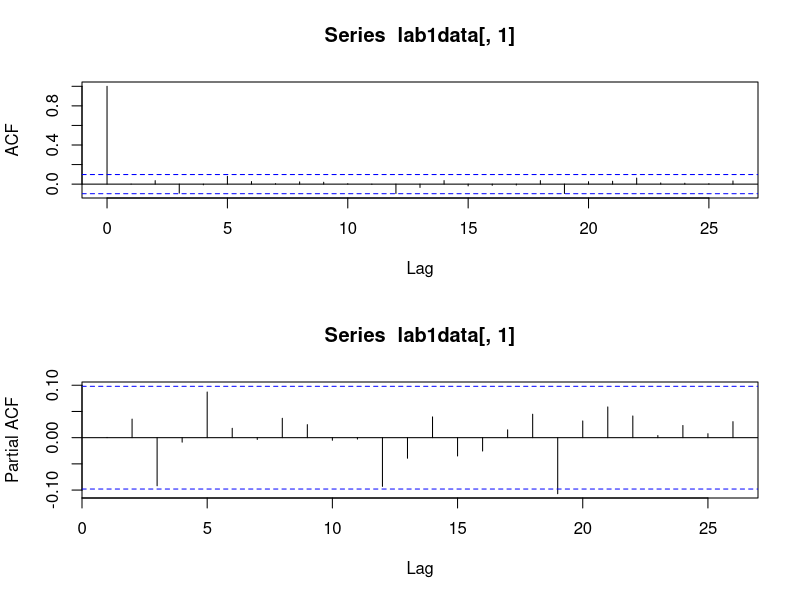
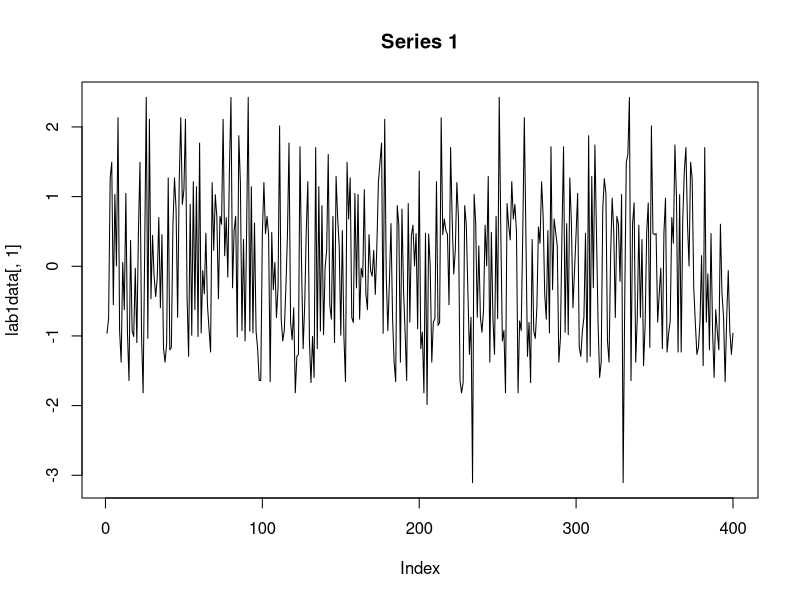
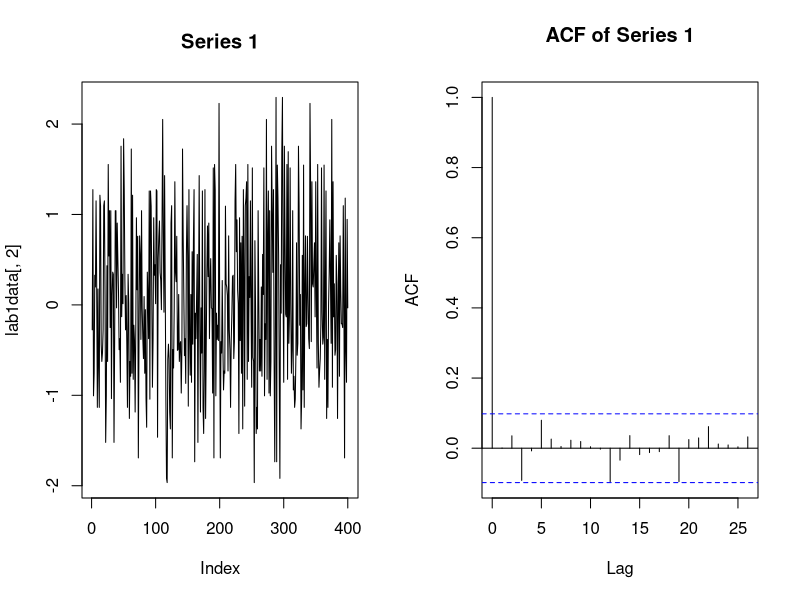
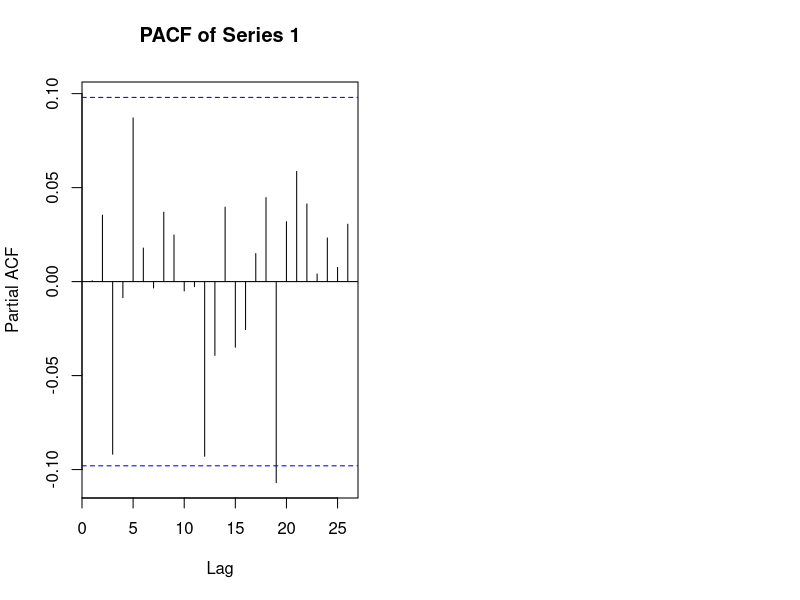
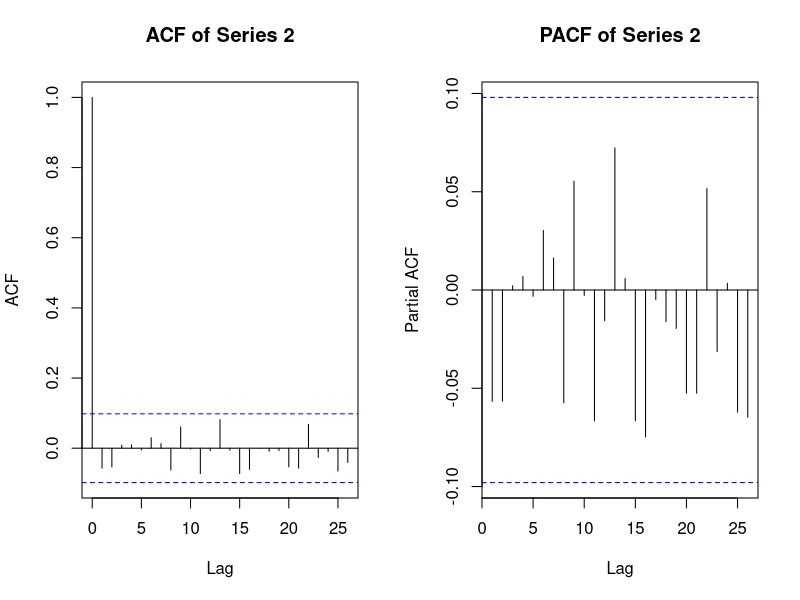
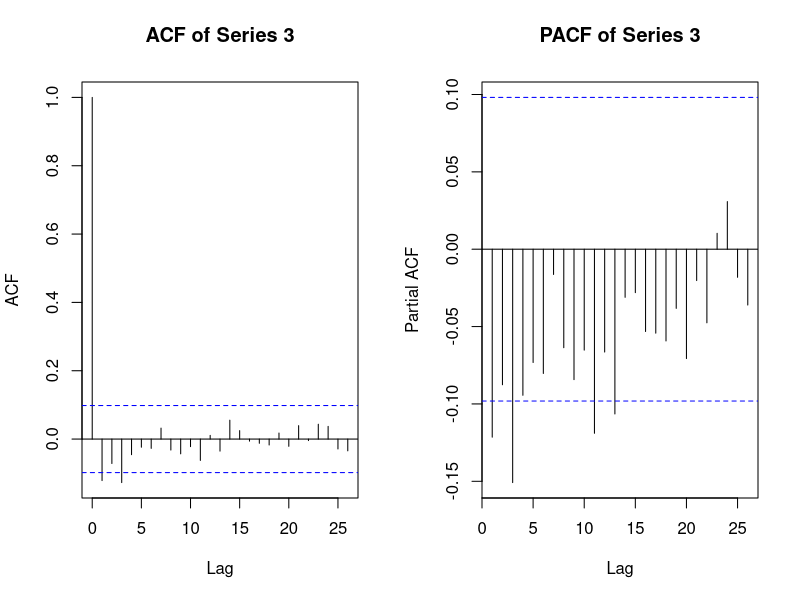
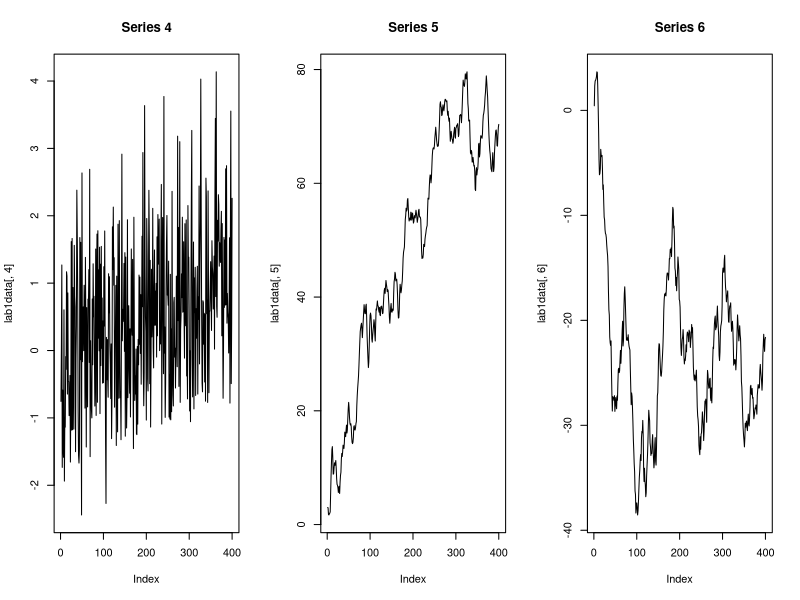
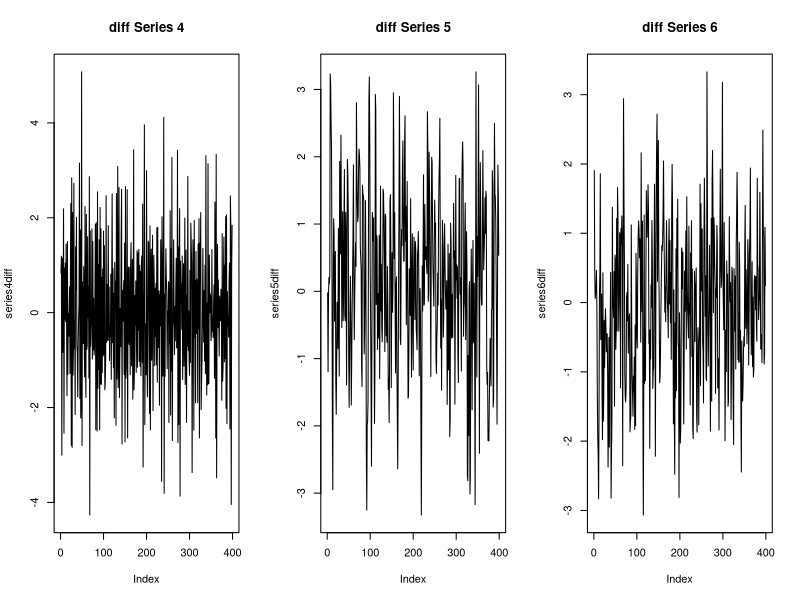

Here is the R script that generated these plots, in order:
#                             TSA Lab 1


# load, explore data
lab1data = read.csv("lab1.csv", header=TRUE)
names(lab1data)
par(mfrow=c(2,1))
acf(lab1data[,1])
pacf(lab1data[,1])

##########
#Ex1:                   series  1
par(mfrow=c(1,1))
plot(lab1data[,1], type="l", main = "Series 1")
head(lab1data[,1])
summary(lab1data[,1])

par(mfrow=c(1,2)) 
plot(lab1data[,2], type="l", main = "Series 1")
acf(lab1data[,1], main = "ACF of Series 1")
pacf(lab1data[,1], main = "PACF of Series 1")

#Ex2
                 #Series 2 Acf and Pacf
par(mfrow=c(1,2)) 
acf(lab1data[,2], main = "ACF of Series 2")
pacf(lab1data[,2], main = "PACF of Series 2")
                 ##Series 3 Acf and Pacf
par(mfrow=c(1,2)) 
acf(diff(lab1data[,3]), main = "ACF of Series 3")
pacf(diff(lab1data[,3]), main = "PACF of Series 3")
#

#Ex3
par(mfrow=c(1,3))
plot(lab1data[,4], type="l", main = "Series 4")
plot(lab1data[,5], type="l", main = "Series 5")
plot(lab1data[,6], type="l", main = "Series 6")

#Ex4
series4diff = diff(lab1data[,4], lag=1)
series5diff = diff(lab1data[,5], lag=1)
series6diff = diff(lab1data[,6], lag=1)
#plots
plot(series4diff, type="l", main = "diff Series 4")
plot(series5diff, type="l", main = "diff Series 5")
plot(series6diff, type="l", main = "diff Series 6")


#Ex 5
timet = 1:nrow(lab1data)
timet
regSeries4 = lm(lab1data[,4]  ~ timet)
summary(regSeries4)

par(mfrow=c(1,2))
plot(lab1data[,4], type="l", main = "Series 4")
plot(fitted(regSeries4), type ="l", main = "Fitted Value S4")

par(mfrow=c(1,2))
acf(lab1data[,4], main = "ACF Series 4")
acf(resid(regSeries4), main = "ACF of residuals S4")

par(mfrow=c(2,2))
plot(regSeries4)

par(mfrow=c(1,1))
#

